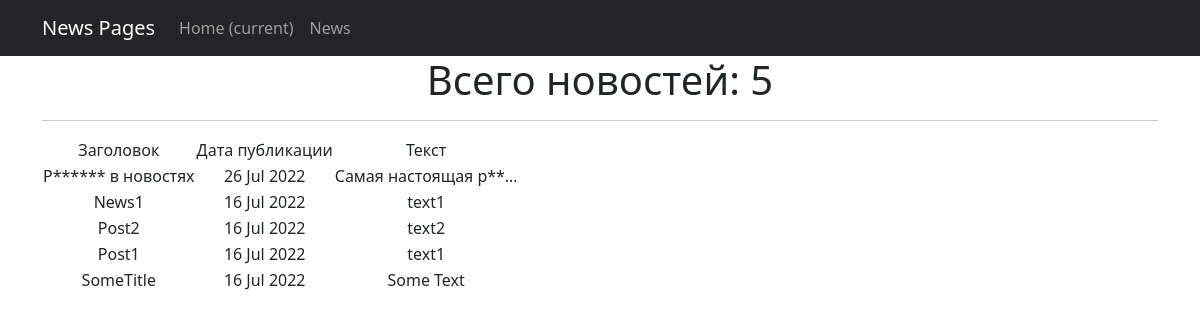
The page /news/ on the database as committed earlier.
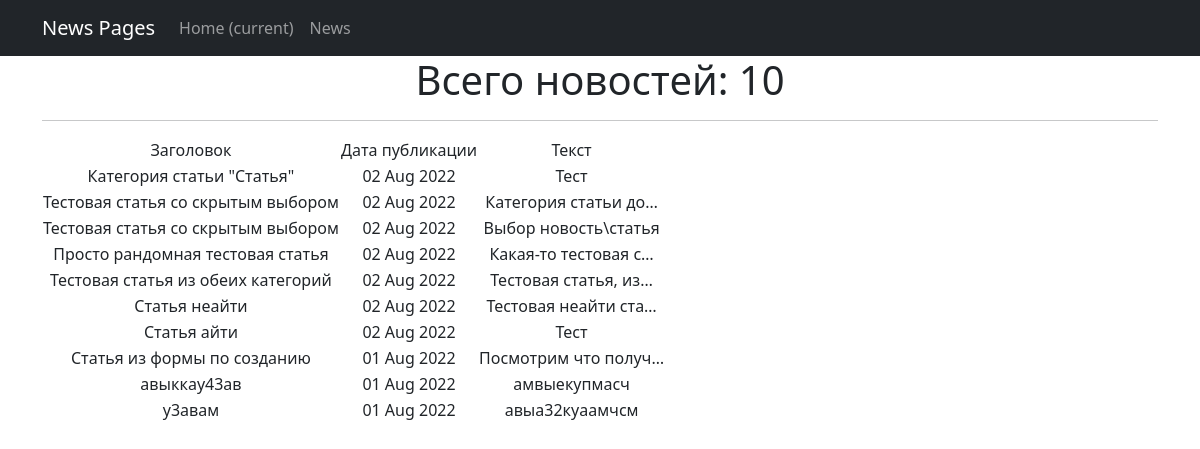
The same page on the database as committed later.
### news/models.py (models this page shows, shortened)
class Post(models.Model):
    news = 'NW'
    post = 'PT'
    POSITIONS = [
        (news, 'Новость'),
        (post, 'Статья')
    ]
    author = models.ForeignKey(Author, on_delete=models.CASCADE)
    choice = models.CharField(max_length=2,
                              choices=POSITIONS,
                              default=post)
    time_in = models.DateTimeField(auto_now_add=True)
    category = models.ManyToManyField(Category, through='PostCategory')
    post_name = models.CharField(max_length=255)
    text = models.TextField()
    post_rating = models.IntegerField(default=0)

### news/views.py (the view)
# urls.py: path('', NewsList.as_view(), name='news_list'),
class NewsList(ListView):
    model = Post
    template_name = 'news.html'
    context_object_name = 'news'
    ordering = '-time_in'
    paginate_by = 10

### news/templatetags/custom_filters.py (called while the page is built)
def is_int(text):
    try:
        int(text)
        return True
    except ValueError:
        return False

def is_float(text):
    try:
        float(text)
        return True
    except ValueError:
        return False

@register.filter()
def censor(text):
    temp_text = text.split()
    for i, txt in enumerate(temp_text):
        if not is_int(txt) and not is_float(txt):
            if len(txt.lower()[:-1]) > 2 and txt.lower()[:-1] in BAD_WORDS:
                temp_text[i] = f'{txt[0]}{"*" * (len(txt) - 1)}'
    return " ".join(temp_text)

### templates/news.html (shortened to what this page needs)
{% extends 'default.html' %}
{% load custom_filters %}
{% block content %}
<h1>Всего новостей: {{ news|length }}</h1>
    <hr>
    {% if news %}
    <table>
        <tr>
            <td>Заголовок</td>
            <td>Дата публикации</td>
            <td>Текст</td>
        </tr>
        {% for new in news %}
        <tr>
            <td>{{ new.post_name|censor }}</td>
            <td>{{ new.time_in|date:'d M Y' }}</td>
            <td>{{ new.text|censor|truncatechars:20 }}</td>
        </tr>
        {% endfor %}
    {% endif %}
    </table>
{% endblock content %}

Rows that differ between the two databases and show on the page:
no longer on this page (row unchanged): Post: post_name|censor "Р****** в новостях", time_in "26 Jul 2022", text|censor "Самая настоящая р**…"
no longer on this page (row unchanged): Post: post_name|censor "News1", time_in "16 Jul 2022", text|censor "text1"
no longer on this page (row unchanged): Post: post_name|censor "Post2", time_in "16 Jul 2022", text|censor "text2"
removed Post: post_name|censor "Post1", time_in "16 Jul 2022", text|censor "text1"
removed Post: post_name|censor "SomeTitle", time_in "16 Jul 2022", text|censor "Some Text"
added Post: post_name|censor "Категория статьи \"Статья\"", time_in "02 Aug 2022", text|censor "Тест"
added Post: post_name|censor "Тестовая статья со скрытым выбором", time_in "02 Aug 2022", text|censor "Категория статьи до…"
added Post: post_name|censor "Тестовая статья со скрытым выбором", time_in "02 Aug 2022", text|censor "Выбор новость\\статья"
added Post: post_name|censor "Просто рандомная тестовая статья", time_in "02 Aug 2022", text|censor "Какая-то тестовая с…"
added Post: post_name|censor "Тестовая статья из обеих категорий", time_in "02 Aug 2022", text|censor "Тестовая статья, из…"
added Post: post_name|censor "Статья неайти", time_in "02 Aug 2022", text|censor "Тестовая неайти ста…"
added Post: post_name|censor "Статья айти", time_in "02 Aug 2022", text|censor "Тест"
added Post: post_name|censor "Статья из формы по созданию", time_in "01 Aug 2022", text|censor "Посмотрим что получ…"
added Post: post_name|censor "авыккау43ав", time_in "01 Aug 2022", text|censor "амвыекупмасч"
added Post: post_name|censor "у3авам", time_in "01 Aug 2022", text|censor "авыа32куаамчсм"
Other text that changed with them:
{{ news|length }}: "5" → "10"
